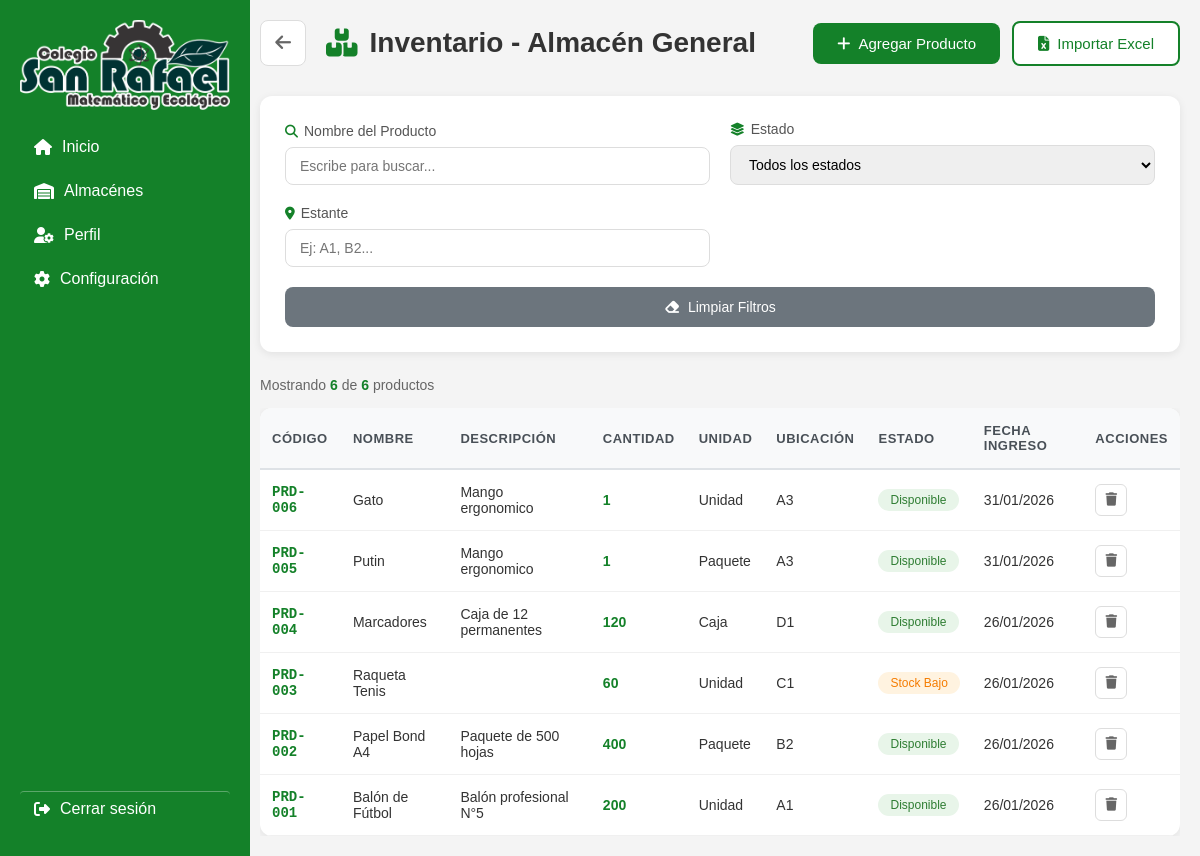
Page /almacenes/inventario/ on the committed database.
### app1/models.py (models this page shows, shortened)
class ProductoAlmacen(models.Model):
    UBICACION_CHOICES = [
        ('AG', 'Almacén General'),
        ('AD', 'Almacén de Deporte'),
        ('IU', 'Almacén de Útiles'),
    ]
    ESTADO_CHOICES = [
        ('DISP', 'Disponible'),
        ('AGOT', 'Agotado'),
        ('BAJO', 'Stock Bajo'),
    ]
    id_producto = models.AutoField(primary_key=True)
    codigo_almacen = models.CharField(max_length=2, editable=False)
    codigo_producto = models.CharField(max_length=50, unique=True, db_index=True)
    nombre = models.CharField(max_length=100)
    descripcion = models.CharField(max_length=255, blank=True)
    ubicacion_almacen = models.CharField(max_length=2, choices=UBICACION_CHOICES)
    estante = models.CharField(max_length=50, blank=True, null=True)
    cantidad = models.PositiveIntegerField(default=0)
    unidad = models.ForeignKey(
        Unidad,
        on_delete=models.PROTECT,
        related_name='productos'
    )
    estado = models.CharField(max_length=4, choices=ESTADO_CHOICES, default='DISP')
    fecha_ingreso = models.DateTimeField(auto_now_add=True)
    ultima_actualizacion = models.DateTimeField(auto_now=True)
    observaciones = models.TextField(blank=True, null=True)
    class Meta:
        db_table = 'app1_productoalmacen'
        verbose_name = 'Producto de Almacén'
        verbose_name_plural = 'Productos de Almacén'

class Unidad(models.Model):
    nombre = models.CharField(max_length=50, unique=True)
    abreviatura = models.CharField(max_length=10, blank=True)
    activo = models.BooleanField(default=True)
    fecha_creacion = models.DateTimeField(auto_now_add=True)
    def __str__(self):
        return self.nombre
    class Meta:
        db_table = 'app1_unidad'
        verbose_name = 'Unidad'
        verbose_name_plural = 'Unidades'
        ordering = ['nombre']

### app1/view/views.py (the view)
# urls.py: path('almacenes/inventario/', views.InventrioAG, name='InventarioAG'),
def InventrioAG(request):
    productos = ProductoAlmacen.objects.filter(ubicacion_almacen='AG').order_by('-fecha_ingreso')
    context = {
        'productos': productos,
        'total_productos': productos.count()
    }
    return render(request, 'almacenes/almgeneral/InventarioAG.html', context)

### templates/almacenes/almgeneral/InventarioAG.html (shortened to what this page needs)
{% extends 'layout.html' %}
{% load static %}
{% block content %}
<link rel="stylesheet" href="{% static 'almacenes/almgeneral/InventarioAG.css' %}">
<div class="inventario-container">
  <header class="page-header">
    <a href="{% url 'almacenes' %}" class="btn-back" title="Regresar">
      <i class="fa-solid fa-arrow-left"></i>
    </a>
    <div style="flex: 1;">
      <div class="inventario-header" style="margin-bottom: 0;">
        <h1>
          <i class="fa-solid fa-boxes-stacked"></i>
          Inventario - Almacén General
        </h1>
        <div class="header-buttons">
          <a href="{% url 'agregar_producto' %}">
            <button class="btn-primary">
              <i class="fa-solid fa-plus"></i>
              Agregar Producto
            </button>
          </a>
          <a href="{% url 'importar_excel' %}?redirect_to=InventarioAG">
            <button class="btn-secondary" style="background: white !important; color: #148129 !important; border: 2px solid #148129 !important;">
                <i class="fa-solid fa-file-excel"></i>
                Importar Excel
            </button>
        </a>
        </div>
      </div>
    </div>
  </header>
  <div class="filtros-container">
    <div class="filtro-grupo">
      <label>
        <i class="fa-solid fa-search"></i>
        Nombre del Producto
      </label>
      <input
        type="text"
        id="filtroNombre"
        class="filtro-input"
        placeholder="Escribe para buscar..."
      >
    </div>
    <div class="filtro-grupo">
      <label>
        <i class="fa-solid fa-layer-group"></i>
        Estado
      </label>
      <select id="filtroEstado" class="filtro-input">
        <option value="">Todos los estados</option>
      </select>
    </div>
    <div class="filtro-grupo">
      <label>
        <i class="fa-solid fa-location-dot"></i>
        Estante
      </label>
      <input
        type="text"
        id="filtroEstante"
        class="filtro-input"
        placeholder="Ej: A1, B2..."
      >
    </div>
    <button class="btn-limpiar" onclick="limpiarFiltros()">
      <i class="fa-solid fa-eraser"></i>
      Limpiar Filtros
    </button>
  </div>
  <div class="resultados-info">
    Mostrando <strong id="contadorResultados">{{ total_productos }}</strong> de <strong id="totalProductos">{{ total_productos }}</strong> productos
  </div>
  <div class="tabla-wrapper">
    <div class="tabla-container">
      <table class="tabla-inventario">
        <thead>
          <tr>
            <th>Código</th>
            <th>Nombre</th>
            <th>Descripción</th>
            <th>Cantidad</th>
            <th>Unidad</th>
            <th>Ubicación</th>
            <th>Estado</th>
            <th>Fecha Ingreso</th>
            <th>Acciones</th>
          </tr>
        </thead>
        <tbody id="tablaBody">
          {% for producto in productos %}
          <tr data-nombre="{{ producto.nombre|lower }}"
              data-estado="{{ producto.estado }}"
              data-estante="{{ producto.estante|lower }}">
            <td data-label="Código" class="codigo">PRD-{{ producto.id_producto|stringformat:"03d" }}</td>
            <td data-label="Nombre" class="nombre">{{ producto.nombre }}</td>
            <td data-label="Descripción">{{ producto.descripcion }}</td>
            <td data-label="Cantidad" class="cantidad">{{ producto.cantidad }}</td>
            <td data-label="Unidad">{{ producto.unidad }}</td>
            <td data-label="Ubicación">{{ producto.estante }}</td>
            <td data-label="Estado">
              {% if producto.estado == 'DISP' %}
                <span class="badge estado-disponible">Disponible</span>
              {% elif producto.estado == 'BAJO' %}
                <span class="badge estado-bajo">Stock Bajo</span>
              {% elif producto.estado == 'AGOT' %}
                <span class="badge estado-agotado">Agotado</span>
              {% endif %}
            </td>
            <td data-label="Fecha Ingreso">{{ producto.fecha_ingreso|date:"d/m/Y" }}</td>
            <td data-label="Acciones" class="acciones">
              <button class="btn-icon btn-danger btn-eliminar"
                      title="Eliminar"
                      type="button"
                      data-id="{{ producto.id_producto }}"
                      data-nombre="{{ producto.nombre }}">
                <i class="fa-solid fa-trash"></i>
              </button>
            </td>
          </tr>
          {% empty %}
          <tr>
            <td colspan="9" style="text-align: center; padding: 2rem;">
              No hay productos registrados en el Almacén General
            </td>
          </tr>
          {% endfor %}
        </tbody>
      </table>
    </div>
  </div>
</div>
{% endblock %}

### css/layout.css (style rules this page uses)
body { margin: 0; font-family: Arial, sans-serif; background-color: #f4f4f4; }

### css/almacenes/almgeneral/InventarioAG.css (style rules this page uses)
.inventario-container { padding: 30px; max-width: 1400px; margin: 0 auto; }
.inventario-header { display: flex; justify-content: space-between; align-items: center; margin-bottom: 30px; flex-wrap: wrap; gap: 1rem; }
.inventario-header h1 { font-size: 28px; color: #333; display: flex; align-items: center; gap: 12px; margin: 0; }
.inventario-header h1 i { color: #148129; }
.header-buttons { display: flex; gap: 12px; flex-wrap: wrap; align-items: center; }
.header-buttons a { text-decoration: none; display: inline-block; }
.btn-primary, .btn-secondary, button.btn-primary, button.btn-secondary { border: none; padding: 12px 24px; border-radius: 8px; cursor: pointer; font-size: 15px; font-weight: 500; display: flex; align-items: center; gap: 8px; transition: all 0.3s ease; white-space: nowrap; }
.btn-primary, button.btn-primary { background: #148129 !important; color: white !important; border: none !important; }
.btn-secondary, button.btn-secondary { background: #ffffff !important; color: #148129 !important; border: 2px solid #148129 !important; }
.btn-secondary i, button.btn-secondary i { color: inherit !important; }
.btn-limpiar { background: #6c757d; color: white; border: none; padding: 12px 20px; border-radius: 8px; cursor: pointer; font-size: 14px; font-weight: 500; display: flex; align-items: center; gap: 8px; transition: all 0.3s ease; white-space: nowrap; height: fit-content; }
.filtros-container { background: white; padding: 25px; border-radius: 12px; box-shadow: 0 2px 8px rgba(0, 0, 0, 0.08); margin-bottom: 25px; display: grid; grid-template-columns: repeat(3, 1fr) auto; gap: 20px; align-items: end; }
.filtro-grupo { display: flex; flex-direction: column; gap: 8px; min-width: 0; }
.filtro-grupo label { font-size: 14px; font-weight: 500; color: #555; display: flex; align-items: center; gap: 6px; white-space: nowrap; }
.filtro-grupo label i { color: #148129; font-size: 13px; }
.filtro-input { width: 100%; padding: 10px 14px; border: 1px solid #ddd; border-radius: 8px; font-size: 14px; transition: all 0.3s ease; box-sizing: border-box; }
.resultados-info { margin-bottom: 15px; color: #666; font-size: 14px; }
.resultados-info strong { color: #148129; font-weight: 600; }
.tabla-wrapper { width: 100%; overflow: hidden; }
.tabla-container { width: 100%; overflow-x: auto; overflow-y: hidden; -webkit-overflow-scrolling: touch; background: white; border-radius: 12px; box-shadow: 0 2px 8px rgba(0, 0, 0, 0.08); }
.tabla-inventario { width: 100%; min-width: 900px; border-collapse: collapse; }
.tabla-inventario thead { background: #f8f9fa; border-bottom: 2px solid #dee2e6; }
.tabla-inventario th { padding: 15px 12px; text-align: left; font-size: 13px; font-weight: 600; color: #495057; text-transform: uppercase; letter-spacing: 0.5px; }
.tabla-inventario tbody tr { border-bottom: 1px solid #f0f0f0; transition: all 0.2s ease; }
.tabla-inventario td { padding: 14px 12px; font-size: 14px; color: #333; }
.tabla-inventario td.codigo { font-family: 'Courier New', monospace; font-weight: 600; color: #148129; }
.tabla-inventario td.nombre { font-weight: 500; }
.tabla-inventario td.cantidad { font-weight: 600; color: #148129; }
.badge { display: inline-block; padding: 4px 12px; border-radius: 20px; font-size: 12px; font-weight: 500; white-space: nowrap; }
.estado-disponible { background: #e8f5e9; color: #2e7d32; }
.estado-bajo { background: #fff3e0; color: #f57c00; }
.acciones { display: flex; gap: 8px; flex-wrap: wrap; }
.btn-icon { background: transparent; border: 1px solid #ddd; width: 32px; height: 32px; border-radius: 6px; cursor: pointer; color: #666; transition: all 0.2s ease; display: flex; align-items: center; justify-content: center; }
@media (max-width: 1200px) { .filtros-container { grid-template-columns: 1fr 1fr; } }
@media (max-width: 1200px) { .btn-limpiar { grid-column: 1 / -1; justify-content: center; } }

### templates/almacenes/almgeneral/InventarioAG.html (style rules this page uses)
.page-header { display: flex; align-items: center; gap: 20px; margin-bottom: 30px; }
.btn-back { width: 44px; height: 44px; background: white; border: 1px solid #ddd; border-radius: 8px; display: flex; align-items: center; justify-content: center; cursor: pointer; transition: all 0.3s; color: #666; text-decoration: none; font-size: 18px; }
.inventario-container { max-width: 100% !important; margin: 0 !important; padding: 20px !important; }

### rows in the picture
ProductoAlmacen: id_producto "006", nombre "Gato", descripcion "Mango ergonomico", cantidad "1", unidad "Unidad", estante "A3", estado "Disponible", fecha_ingreso "31/01/2026"
ProductoAlmacen: id_producto "005", nombre "Putin", descripcion "Mango ergonomico", cantidad "1", unidad "Paquete", estante "A3", estado "Disponible", fecha_ingreso "31/01/2026"
ProductoAlmacen: id_producto "004", nombre "Marcadores", descripcion "Caja de 12 permanentes", cantidad "120", unidad "Caja", estante "D1", estado "Disponible", fecha_ingreso "26/01/2026"
ProductoAlmacen: id_producto "003", nombre "Raqueta Tenis", cantidad "60", unidad "Unidad", estante "C1", estado "Stock Bajo", fecha_ingreso "26/01/2026"
ProductoAlmacen: id_producto "002", nombre "Papel Bond A4", descripcion "Paquete de 500 hojas", cantidad "400", unidad "Paquete", estante "B2", estado "Disponible", fecha_ingreso "26/01/2026"
ProductoAlmacen: id_producto "001", nombre "Balón de Fútbol", descripcion "Balón profesional N°5", cantidad "200", unidad "Unidad", estante "A1", estado "Disponible", fecha_ingreso "26/01/2026"

### other values in the picture
{{ total_productos }} "6"
